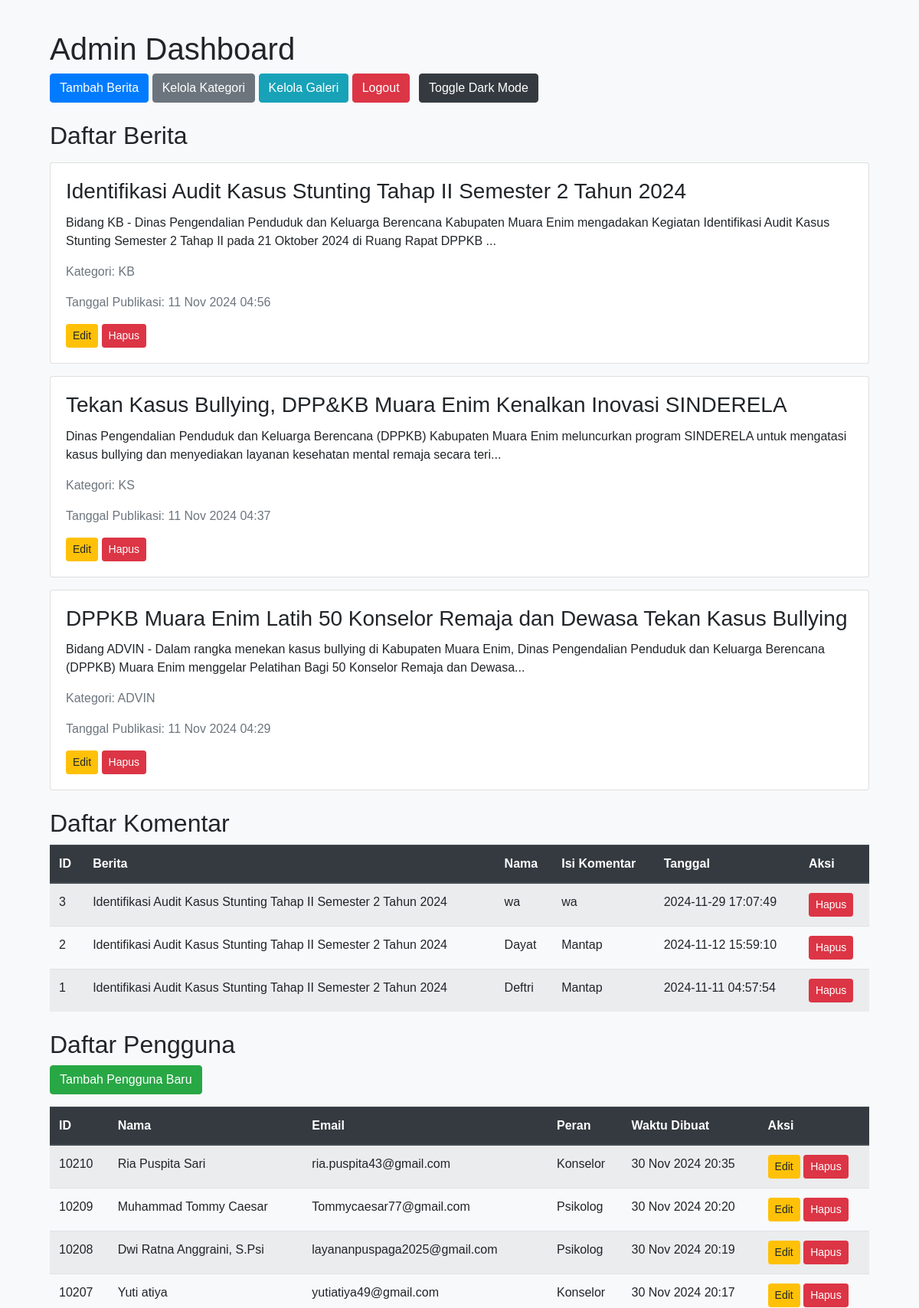
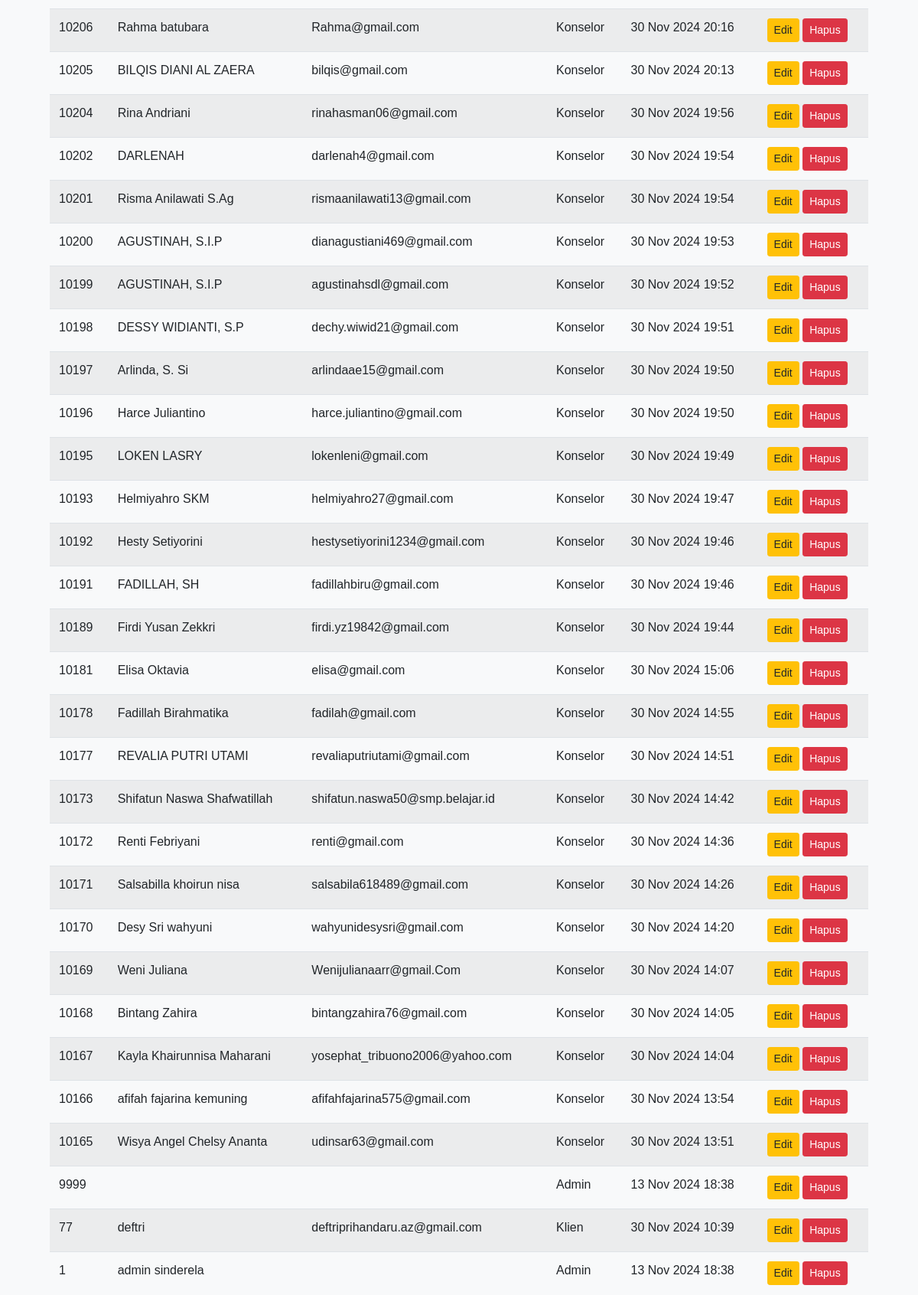
The app's page /berita/admin_dashboard.php (signed in, upper part) with its own data (2 pictures, top to bottom).
### tables this page shows
CREATE TABLE `berita` (
  `id` int(11) NOT NULL,
  `judul` varchar(255) NOT NULL,
  `konten` text NOT NULL,
  `tanggal_publikasi` timestamp NOT NULL DEFAULT current_timestamp(),
  `gambar` varchar(255) DEFAULT NULL,
  `kategori` varchar(100) DEFAULT NULL,
  `view_count` int(11) DEFAULT 0,
  `kunjungan` int(11) DEFAULT 0,
  `jenis` varchar(255) NOT NULL
);

CREATE TABLE `komentar` (
  `id` int(11) NOT NULL,
  `berita_id` int(11) NOT NULL,
  `nama` varchar(100) NOT NULL,
  `isi` text NOT NULL,
  `tanggal` timestamp NOT NULL DEFAULT current_timestamp()
);

CREATE TABLE `users` (
  `id` int(11) NOT NULL,
  `username` varchar(50) NOT NULL,
  `nama` varchar(100) NOT NULL,
  `nomor_hp` varchar(15) DEFAULT NULL,
  `id_wilayah` int(11) DEFAULT NULL,
  `password_hash` varchar(255) NOT NULL,
  `role` enum('klien','konselor','psikolog','admin') NOT NULL,
  `session` tinyint(1) DEFAULT 0,
  `ratting` float DEFAULT NULL,
  `is_verified` tinyint(1) DEFAULT 0,
  `reset_token` varchar(255) DEFAULT NULL,
  `token_expiry` timestamp NOT NULL DEFAULT current_timestamp() ON UPDATE current_timestamp(),
  `is_online` tinyint(1) DEFAULT 0,
  `email` varchar(255) DEFAULT NULL,
  `created_at` timestamp NOT NULL DEFAULT current_timestamp(),
  `sub_role` enum('Dewasa','Sebaya','Psikolog','Admin','Klien') NOT NULL DEFAULT 'Klien'
);

### berita/admin_dashboard.php (the view, shortened to what this page needs)
<?php
include '../config/config.php';
?>
<!DOCTYPE html>
<html lang="id">
<head>
    <link rel="stylesheet" href="https://maxcdn.bootstrapcdn.com/bootstrap/4.5.2/css/bootstrap.min.css">
</head>
<body>
    <div class="container">
        <h1>Admin Dashboard</h1>
        <div class="mb-3">
            <a href="tambah_berita.php" class="btn btn-primary">Tambah Berita</a>
            <a href="kelola_kategori.php" class="btn btn-secondary">Kelola Kategori</a>
            <a href="kelola_galeri.php" class="btn btn-info">Kelola Galeri</a>
            <a href="logout.php" class="btn btn-danger">Logout</a>
            <button onclick="toggleDarkMode()" class="btn btn-dark ml-2">Toggle Dark Mode</button>
        </div>
        <h2 class="mt-4">Daftar Berita</h2>
        <?php
        $sql = "SELECT * FROM berita ORDER BY tanggal_publikasi DESC";
        $result = $conn->query($sql);
        if ($result && $result->num_rows > 0) {
            while ($row = $result->fetch_assoc()) {
                echo "<div class='card my-3'>";
                echo "<div class='card-body'>";
                echo "<h3 class='card-title'>" . htmlspecialchars($row['judul']) . "</h3>";
                echo "<p class='card-text'>" . nl2br(htmlspecialchars(substr($row['konten'], 0, 200))) . "...</p>";
                echo "<p class='text-muted'>Kategori: " . htmlspecialchars($row['kategori']) . "</p>";
                echo "<p class='text-muted'>Tanggal Publikasi: " . htmlspecialchars(date("d M Y H:i", strtotime($row['tanggal_publikasi']))) . "</p>";
                echo "<a href='edit_berita.php?id=" . urlencode($row['id']) . "' class='btn btn-warning btn-sm'>Edit</a> ";
                echo "<a href='hapus_berita.php?id=" . urlencode($row['id']) . "' onclick='return confirm(\"Apakah Anda yakin ingin menghapus berita ini?\")' class='btn btn-danger btn-sm'>Hapus</a>";
                echo "</div>";
                echo "</div>";
            }
        } else {
            echo "<p class='text-muted'>Tidak ada berita.</p>";
        }
        ?>
        <h2 class="mt-4">Daftar Komentar</h2>
        <?php
        $sql_komentar = "SELECT komentar.*, berita.judul FROM komentar JOIN berita ON komentar.berita_id = berita.id ORDER BY komentar.tanggal DESC";
        $result_komentar = $conn->query($sql_komentar);
        if ($result_komentar && $result_komentar->num_rows > 0) {
            echo "<table class='table table-striped'>";
            echo "<thead class='thead-dark'>";
            echo "<tr>";
            echo "<th>ID</th>";
            echo "<th>Berita</th>";
            echo "<th>Nama</th>";
            echo "<th>Isi Komentar</th>";
            echo "<th>Tanggal</th>";
            echo "<th>Aksi</th>";
            echo "</tr>";
            echo "</thead>";
            echo "<tbody>";
            while ($komentar = $result_komentar->fetch_assoc()) {
                echo "<tr>";
                echo "<td>" . htmlspecialchars($komentar['id']) . "</td>";
                echo "<td>" . htmlspecialchars($komentar['judul']) . "</td>";
                echo "<td>" . htmlspecialchars($komentar['nama']) . "</td>";
                echo "<td>" . nl2br(htmlspecialchars($komentar['isi'])) . "</td>";
                echo "<td>" . htmlspecialchars($komentar['tanggal']) . "</td>";
                echo "<td>";
                echo "<a href='hapus_komentar.php?id=" . urlencode($komentar['id']) . "' onclick='return confirm(\"Apakah Anda yakin ingin menghapus komentar ini?\")' class='btn btn-danger btn-sm'>Hapus</a>";
                echo "</td>";
                echo "</tr>";
            }
            echo "</tbody>";
            echo "</table>";
        } else {
            echo "<p class='text-muted'>Tidak ada komentar.</p>";
        }
        ?>
        <h2 class="mt-4">Daftar Pengguna</h2>
        <a href="tambah_pengguna.php" class="btn btn-success mb-3">Tambah Pengguna Baru</a>
        <?php
        $sql_pengguna = "SELECT * FROM users ORDER BY id DESC";
        $result_pengguna = $conn->query($sql_pengguna);
        if ($result_pengguna && $result_pengguna->num_rows > 0) {
            echo "<table class='table table-striped'>";
            echo "<thead class='thead-dark'><tr><th>ID</th><th>Nama</th><th>Email</th><th>Peran</th><th>Waktu Dibuat</th><th>Aksi</th></tr></thead><tbody>";
            while ($user = $result_pengguna->fetch_assoc()) {
                echo "<tr>";
                echo "<td>" . htmlspecialchars($user['id']) . "</td>";
                echo "<td>" . htmlspecialchars($user['nama']) . "</td>";
                echo "<td>" . htmlspecialchars($user['email']) . "</td>";
                echo "<td>" . htmlspecialchars(ucfirst($user['role'])) . "</td>";
                echo "<td>" . htmlspecialchars(date("d M Y H:i", strtotime($user['created_at']))) . "</td>";
                echo "<td>
                        <a href='edit_pengguna.php?id=" . urlencode($user['id']) . "' class='btn btn-warning btn-sm'>Edit</a>
                        <a href='hapus_pengguna.php?id=" . urlencode($user['id']) . "' class='btn btn-danger btn-sm' onclick='return confirm(\"Apakah Anda yakin ingin menghapus pengguna ini?\")'>Hapus</a>
                      </td>";
                echo "</tr>";
            }
            echo "</tbody></table>";
        } else {
            echo "<p class='text-muted'>Tidak ada pengguna.</p>";
        }
        ?>
    </div>
</body>
</html>

### berita/admin_dashboard.php (style rules this page uses)
body { background-color: #f8f9fa; font-family: 'Poppins', sans-serif; }
.container { max-width: 1100px; margin-top: 40px; }
.btn-dark { background-color: #343a40; border-color: #343a40; }

### records on screen
berita: judul "Identifikasi Audit Kasus Stunting Tahap II Semester 2 Tahun 2024", konten "Bidang KB - Dinas Pengendalian Penduduk dan Keluarga Berencana Kabupaten Muara Enim mengadakan Kegiatan Identifikasi Audit Kasus Stunting Semester 2 Tahap II pada 21 Oktober 2024 di Ruang Rapat DPPKB", kategori "KB", tanggal_publikasi "11 Nov 2024 04:56"
berita: judul "Tekan Kasus Bullying, DPP&KB Muara Enim Kenalkan Inovasi SINDERELA", konten "Dinas Pengendalian Penduduk dan Keluarga Berencana (DPPKB) Kabupaten Muara Enim meluncurkan program SINDERELA untuk mengatasi kasus bullying dan menyediakan layanan kesehatan mental remaja secara teri", kategori "KS", tanggal_publikasi "11 Nov 2024 04:37"
berita: judul "DPPKB Muara Enim Latih 50 Konselor Remaja dan Dewasa Tekan Kasus Bullying", konten "Bidang ADVIN - Dalam rangka menekan kasus bullying di Kabupaten Muara Enim, Dinas Pengendalian Penduduk dan Keluarga Berencana (DPPKB) Muara Enim menggelar Pelatihan Bagi 50 Konselor Remaja dan Dewasa", kategori "ADVIN", tanggal_publikasi "11 Nov 2024 04:29"
komentar: id "3", berita.judul "Identifikasi Audit Kasus Stunting Tahap II Semester 2 Tahun 2024", nama "wa", isi "wa", tanggal "2024-11-29 17:07:49"
komentar: id "2", berita.judul "Identifikasi Audit Kasus Stunting Tahap II Semester 2 Tahun 2024", nama "Dayat", isi "Mantap", tanggal "2024-11-12 15:59:10"
komentar: id "1", berita.judul "Identifikasi Audit Kasus Stunting Tahap II Semester 2 Tahun 2024", nama "Deftri", isi "Mantap", tanggal "2024-11-11 04:57:54"
users: id "10210", nama "Ria Puspita Sari", email "ria.puspita43@gmail.com", role "Konselor", created_at "30 Nov 2024 20:35"
users: id "10209", nama "Muhammad Tommy Caesar", email "Tommycaesar77@gmail.com", role "Psikolog", created_at "30 Nov 2024 20:20"
users: id "10208", nama "Dwi Ratna Anggraini, S.Psi", email "layananpuspaga2025@gmail.com", role "Psikolog", created_at "30 Nov 2024 20:19"
users: id "10207", nama "Yuti atiya", email "yutiatiya49@gmail.com", role "Konselor", created_at "30 Nov 2024 20:17"
users: id "10206", nama "Rahma batubara", email "Rahma@gmail.com", role "Konselor", created_at "30 Nov 2024 20:16"
users: id "10205", nama "BILQIS DIANI AL ZAERA", email "bilqis@gmail.com", role "Konselor", created_at "30 Nov 2024 20:13"
users: id "10204", nama "Rina Andriani", email "rinahasman06@gmail.com", role "Konselor", created_at "30 Nov 2024 19:56"
users: id "10202", nama "DARLENAH", email "darlenah4@gmail.com", role "Konselor", created_at "30 Nov 2024 19:54"
users: id "10201", nama "Risma Anilawati S.Ag", email "rismaanilawati13@gmail.com", role "Konselor", created_at "30 Nov 2024 19:54"
users: id "10200", nama "AGUSTINAH, S.I.P", email "dianagustiani469@gmail.com", role "Konselor", created_at "30 Nov 2024 19:53"
users: id "10199", nama "AGUSTINAH, S.I.P", email "agustinahsdl@gmail.com", role "Konselor", created_at "30 Nov 2024 19:52"
users: id "10198", nama "DESSY WIDIANTI, S.P", email "dechy.wiwid21@gmail.com", role "Konselor", created_at "30 Nov 2024 19:51"
users: id "10197", nama "Arlinda, S. Si", email "arlindaae15@gmail.com", role "Konselor", created_at "30 Nov 2024 19:50"
users: id "10196", nama "Harce Juliantino", email "harce.juliantino@gmail.com", role "Konselor", created_at "30 Nov 2024 19:50"
users: id "10195", nama "LOKEN LASRY", email "lokenleni@gmail.com", role "Konselor", created_at "30 Nov 2024 19:49"
users: id "10193", nama "Helmiyahro SKM", email "helmiyahro27@gmail.com", role "Konselor", created_at "30 Nov 2024 19:47"
users: id "10192", nama "Hesty Setiyorini", email "hestysetiyorini1234@gmail.com", role "Konselor", created_at "30 Nov 2024 19:46"
users: id "10191", nama "FADILLAH, SH", email "fadillahbiru@gmail.com", role "Konselor", created_at "30 Nov 2024 19:46"
users: id "10189", nama "Firdi Yusan Zekkri", email "firdi.yz19842@gmail.com", role "Konselor", created_at "30 Nov 2024 19:44"
users: id "10181", nama "Elisa Oktavia", email "elisa@gmail.com", role "Konselor", created_at "30 Nov 2024 15:06"
users: id "10178", nama "Fadillah Birahmatika", email "fadilah@gmail.com", role "Konselor", created_at "30 Nov 2024 14:55"
users: id "10177", nama "REVALIA PUTRI UTAMI", email "revaliaputriutami@gmail.com", role "Konselor", created_at "30 Nov 2024 14:51"
users: id "10173", nama "Shifatun Naswa Shafwatillah", email "shifatun.naswa50@smp.belajar.id", role "Konselor", created_at "30 Nov 2024 14:42"
users: id "10172", nama "Renti Febriyani", email "renti@gmail.com", role "Konselor", created_at "30 Nov 2024 14:36"
users: id "10171", nama "Salsabilla khoirun nisa", email "salsabila618489@gmail.com", role "Konselor", created_at "30 Nov 2024 14:26"
users: id "10170", nama "Desy Sri wahyuni", email "wahyunidesysri@gmail.com", role "Konselor", created_at "30 Nov 2024 14:20"
users: id "10169", nama "Weni Juliana", email "Wenijulianaarr@gmail.Com", role "Konselor", created_at "30 Nov 2024 14:07"
users: id "10168", nama "Bintang Zahira", email "bintangzahira76@gmail.com", role "Konselor", created_at "30 Nov 2024 14:05"
users: id "10167", nama "Kayla Khairunnisa Maharani", email "yosephat_tribuono2006@yahoo.com", role "Konselor", created_at "30 Nov 2024 14:04"
users: id "10166", nama "afifah fajarina kemuning", email "afifahfajarina575@gmail.com", role "Konselor", created_at "30 Nov 2024 13:54"
users: id "10165", nama "Wisya Angel Chelsy Ananta", email "udinsar63@gmail.com", role "Konselor", created_at "30 Nov 2024 13:51"
users: id "9999", role "Admin", created_at "13 Nov 2024 18:38"
users: id "77", nama "deftri", email "deftriprihandaru.az@gmail.com", role "Klien", created_at "30 Nov 2024 10:39"
users: id "1", nama "admin sinderela", role "Admin", created_at "13 Nov 2024 18:38"
